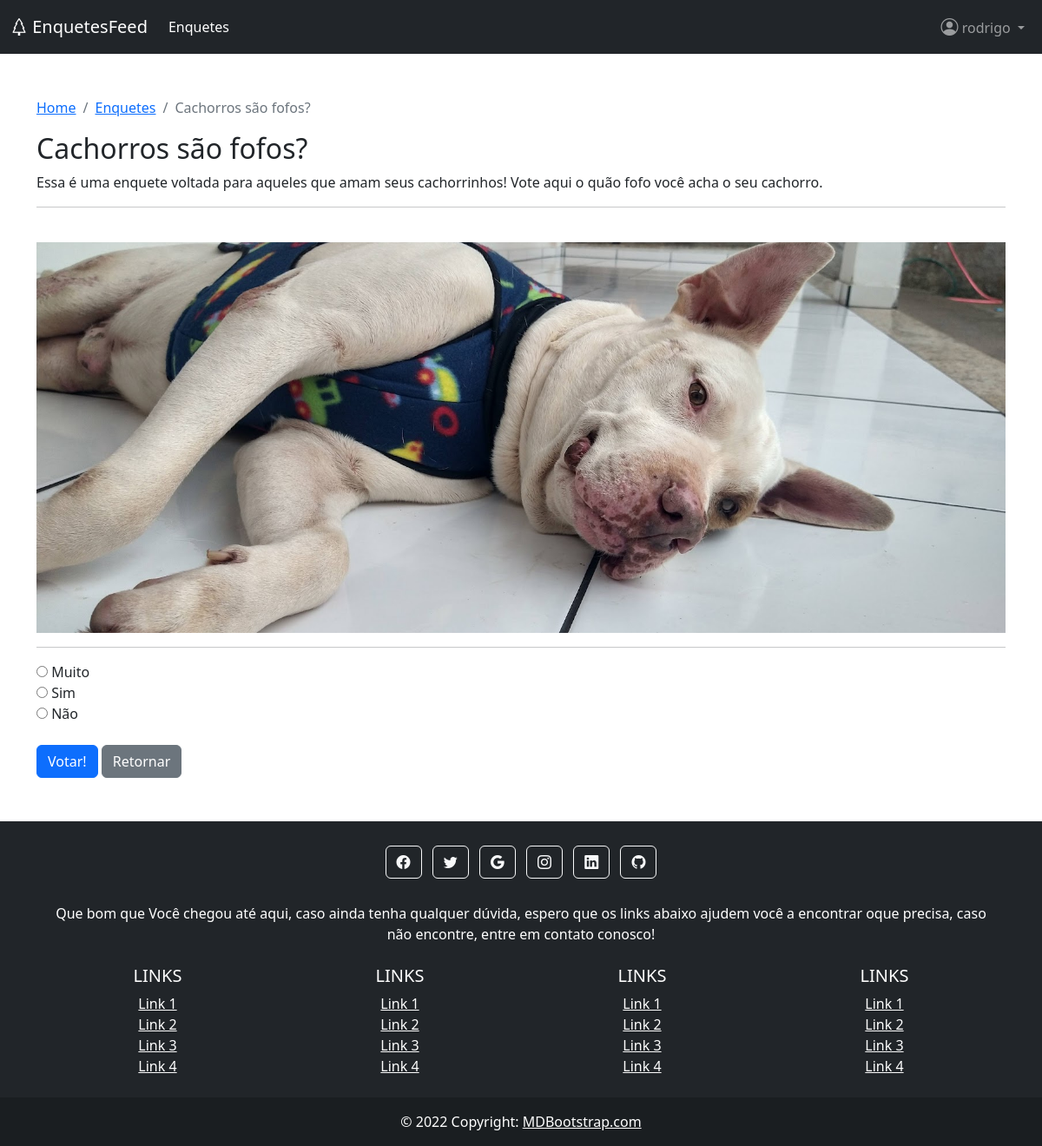
Page /enquetes/2/ (signed in) on the committed database.
### enquetes/models.py (models this page shows, shortened)
class Enquete(BaseModel):
    texto = models.CharField(max_length=255, verbose_name="Texto da enquete")
    descricao = models.CharField(max_length=500, verbose_name="Descrição", null=True)
    data_pub = models.DateTimeField(verbose_name="Data de publicação", null=True)
    imagem = models.ImageField(upload_to="imagens_enquetes/", null=True, blank=True)

class Escolha(BaseModel):
    texto = models.CharField(max_length=200, verbose_name="Escolha")
    num_votos = models.IntegerField(default=0, verbose_name="Número de votos")
    enquete = models.ForeignKey(
        "Enquete",
        on_delete=models.CASCADE,
        related_name="escolhas",
        verbose_name="Enquete"
    )

### enquetes/views.py (the view)
# urls.py: path("<int:id_enquete>/", views.detalhe_enquete, name="detalhe"),
@login_required()
def detalhe_enquete(request: HttpRequest, id_enquete: int) -> HttpResponse:
    try:
        enquete = Enquete.objects.get(id=id_enquete)
    except Enquete.DoesNotExist as e:
        print(f"[Erro]: {e}")
        enquetes = Enquete.objects.all().order_by("texto")
        context = {
            "enquetes": enquetes,
            "erro": f"Você tentou acessar uma enquete que não existe. Id: {id_enquete}"
        }
        return render(request, "enquetes/lista.html", context)
    return render(request, "enquetes/detalhe.html", {"enquete": enquete})

### templates/enquetes/detalhe.html (shortened to what this page needs)
{% extends "base.html" %}
{% load static %}
{% block conteudo %}
    <nav aria-label="breadcrumb">
        <ol class="breadcrumb">
        <li class="breadcrumb-item"><a href="{% url 'home:home' %}">Home</a></li>
        <li class="breadcrumb-item"><a href="{% url 'enquetes:lista' %}">Enquetes</a></li>
        <li class="breadcrumb-item active" aria-current="page">{{ enquete.texto }}</li>
        </ol>
    </nav>
    <h2>{{ enquete.texto }}</h2>
    <p>{{ enquete.descricao }}</p>
    <hr/>
    <br/>
    {% if enquete.imagem %}
        <img src="{{ enquete.imagem.url }}" class="imagem-enquete">
    {% else %}
        <img src="{% static 'imagens/perguntas-perguntas-jpg.webp' %}" class="imagem-enquete">
    {% endif %}
    <hr/>
    <form action="{% url 'enquetes:votar' enquete.id %}" method="post">
        <fieldset>
            {% for escolha in enquete.escolhas.all %}
                <input
                    type="radio"
                    name="escolha_id"
                    id="escolha-{{ forloop.counter }}"
                    value="{{ escolha.id }}"
                    required
                >
                <label for="escolha-{{ forloop.counter }}"> {{ escolha.texto }} </label>
                <br/>
            {% endfor %}
        </fieldset>
        <br/>
        <input type="submit" class="btn btn-primary" value="Votar!">
        <a href="{% url 'enquetes:lista' %}" class="btn btn-secondary">Retornar</a>
    </form>
{% endblock %}

### templates/base.html (shortened to what this page needs)
<!DOCTYPE html>
{% load static %}
<html lang="en">
<head>
    <link rel="stylesheet" href="https://cdn.jsdelivr.net/npm/bootstrap-icons@1.9.1/font/bootstrap-icons.css">
    <link href="https://cdn.jsdelivr.net/npm/bootstrap@5.2.2/dist/css/bootstrap.min.css" rel="stylesheet">
    <link rel="stylesheet" type="text/css" href="{% static 'css/styles.css' %}">
</head>
<body>
    <nav class="navbar navbar-expand-lg bg-dark navbar-dark">
        <div class="container-fluid">
            <a class="navbar-brand" href="{% url 'home:home' %}">
                <i class="bi bi-tree"></i>
                EnquetesFeed
            </a>
          <div class="collapse navbar-collapse" id="navbarSupportedContent">
            <ul class="navbar-nav me-auto mb-2 mb-lg-0">
                {% if user.is_authenticated %}
                    <li class="nav-item">
                        <a class="nav-link active" aria-current="page" href="{% url 'enquetes:lista' %}">Enquetes</a>
                    </li>
                {% endif %}
            </ul>
            <ul class="navbar-nav ms-auto mb-2 mb-lg-0">
                {% if user.is_authenticated %}
                    <li class="nav-item dropdown">
                        <a class="nav-link dropdown-toggle" id="navbarDropdown" role="button" data-bs-toggle="dropdown" aria-expanded="false">
                            <i class="bi bi-person-circle" style="font-size: 20px;"></i>
                            {{ user }}
                        </a>
                    </li>
                {% endif %}
            </ul>
          </div>
        </div>
    </nav>
    <div class="container" id="main-container">
        {% block conteudo %}
        {% endblock %}
    </div>
    <footer class="bg-dark text-center text-white">
        <div class="container p-4">
        <section class="mb-4">
            <a class="btn btn-outline-light btn-floating m-1" href="#!" role="button">
                <i class="bi bi-facebook"></i>
            </a>
            <a class="btn btn-outline-light btn-floating m-1" href="#!" role="button">
                <i class="bi bi-twitter"></i>
            </a>
            <a class="btn btn-outline-light btn-floating m-1" href="#!" role="button">
                <i class="bi bi-google"></i>
            </a>
            <a class="btn btn-outline-light btn-floating m-1" href="#!" role="button">
                <i class="bi bi-instagram"></i>
            </a>
            <a class="btn btn-outline-light btn-floating m-1" href="#!" role="button">
                <i class="bi bi-linkedin"></i>
            </a>
            <a class="btn btn-outline-light btn-floating m-1" href="#!" role="button">
                <i class="bi bi-github"></i>
            </a>
        </section>
        <section class="mb-4">
            <p>
                Que bom que Você chegou até aqui, caso ainda tenha qualquer dúvida, espero que os links abaixo ajudem você a encontrar oque precisa, caso não encontre, entre em contato conosco!
            </p>
        </section>
        <section class="">
            <div class="row">
                <div class="col-lg-3 col-md-6 mb-4 mb-md-0">
                    <h5 class="text-uppercase">Links</h5>
                    <ul class="list-unstyled mb-0">
                        <li>
                            <a href="#!" class="text-white">Link 1</a>
                        </li>
                        <li>
                            <a href="#!" class="text-white">Link 2</a>
                        </li>
                        <li>
                            <a href="#!" class="text-white">Link 3</a>
                        </li>
                        <li>
                            <a href="#!" class="text-white">Link 4</a>
                        </li>
                    </ul>
                </div>
                <div class="col-lg-3 col-md-6 mb-4 mb-md-0">
                    <h5 class="text-uppercase">Links</h5>
                    <ul class="list-unstyled mb-0">
                        <li>
                            <a href="#!" class="text-white">Link 1</a>
                        </li>
                        <li>
                            <a href="#!" class="text-white">Link 2</a>
                        </li>
                        <li>
                            <a href="#!" class="text-white">Link 3</a>
                        </li>
                        <li>
                            <a href="#!" class="text-white">Link 4</a>
                        </li>
                    </ul>
                </div>
                <div class="col-lg-3 col-md-6 mb-4 mb-md-0">
                    <h5 class="text-uppercase">Links</h5>
                    <ul class="list-unstyled mb-0">
                        <li>
                            <a href="#!" class="text-white">Link 1</a>
                        </li>
                        <li>
                            <a href="#!" class="text-white">Link 2</a>
                        </li>
                        <li>
                            <a href="#!" class="text-white">Link 3</a>
                        </li>
                        <li>
                            <a href="#!" class="text-white">Link 4</a>
                        </li>
                    </ul>
                </div>
                <div class="col-lg-3 col-md-6 mb-4 mb-md-0">
                    <h5 class="text-uppercase">Links</h5>
                    <ul class="list-unstyled mb-0">
                        <li>
                            <a href="#!" class="text-white">Link 1</a>
                        </li>
                        <li>
                            <a href="#!" class="text-white">Link 2</a>
                        </li>
                        <li>
                            <a href="#!" class="text-white">Link 3</a>
                        </li>
                        <li>
                            <a href="#!" class="text-white">Link 4</a>
                        </li>
                    </ul>
                </div>
            </div>
        </section>
        </div>
        <div class="text-center p-3" style="background-color: rgba(0, 0, 0, 0.2);">
        © 2022 Copyright:
        <a class="text-white" href="https://mdbootstrap.com/">MDBootstrap.com</a>
        </div>
    </footer>
</body>
</html>

### statics/css/styles.css (style rules this page uses)
#main-container { margin-top: 50px; margin-bottom: 50px; }
.imagem-enquete { width: 100%; height: 450px; object-fit: cover; }

### rows in the picture
Enquete: texto "Cachorros são fofos?", descricao "Essa é uma enquete voltada para aqueles que amam seus cachorrinhos! Vote aqui o quão fofo você acha o seu cachorro.", imagem (picture)
Escolha: texto "Muito"
Escolha: texto "Sim"
Escolha: texto "Não"

### other values in the picture
{{ user }} "rodrigo"
